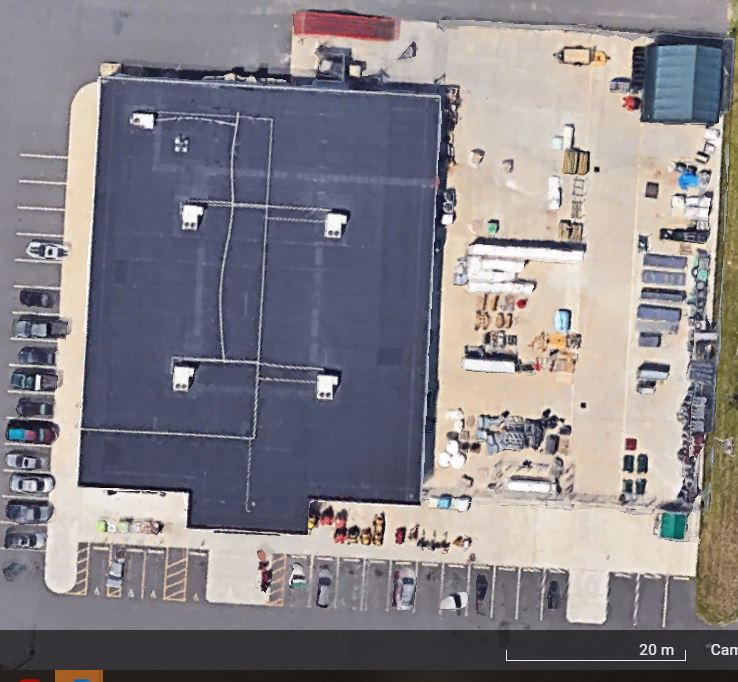
#> input picture AI-ML Tractor Analytics/SideLotImages/Scrub_Store_3.JPG, 738 x 682 px, found by its file name
$ jupyter execute --allow-errors 'Image Contours.ipynb'
#> lines starting #> are read from the running program, lines starting #| are printed output that depends on the picture; after the words box and inside, x2 and y2 are one past the last pixel; in counts of white or black regions, pixels touching at a corner belong together
[cell 1]
import cv2

[cell 2]
image = cv2.imread("Scrub_Store_3.jpg")
#> image is the input picture: shape (682, 738, 3); mean B, G, R 135.6, 130.6, 134.8

img_gray = cv2.cvtColor(image, cv2.COLOR_BGR2GRAY)
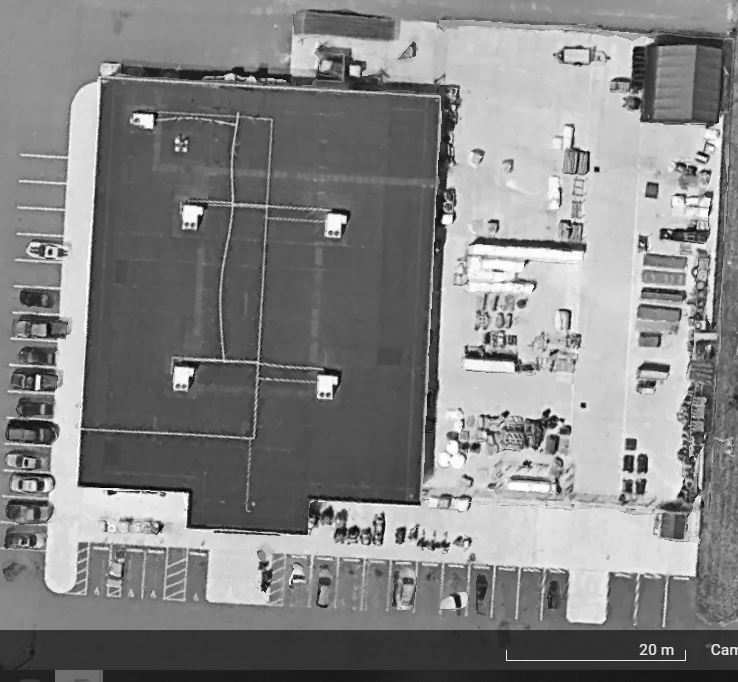
#> img_gray: shape (682, 738); min 1, max 255, mean 132.5
ret, thresh = cv2.threshold(img_gray, 50, 255, cv2.THRESH_BINARY)
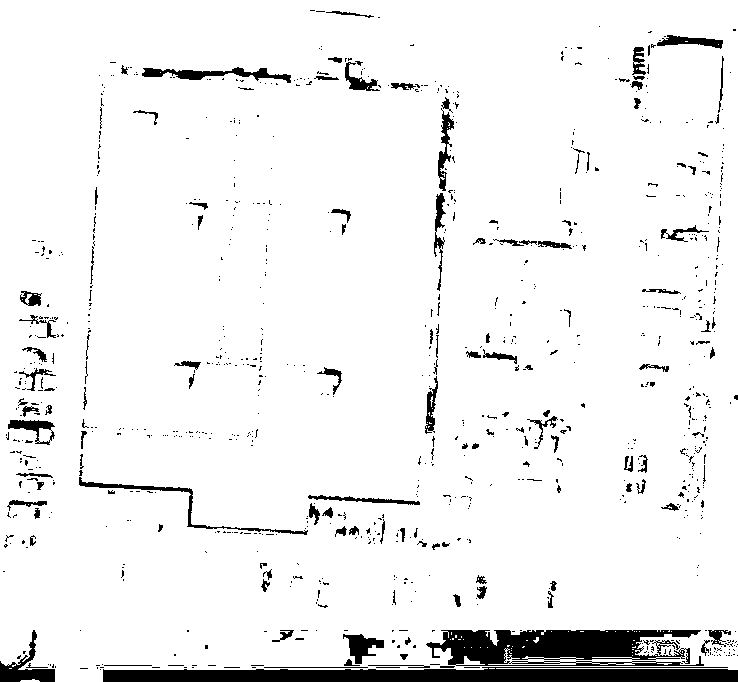
#> thresh: shape (682, 738); 93.8% white; 938 black regions (805 under 20 px)

contours, hierarchy = cv2.findContours(image=thresh, mode=cv2.RETR_TREE, method=cv2.CHAIN_APPROX_SIMPLE)
#> contours = 1291 contours, 1081 with area under 20; largest, box (x1, y1, x2, y2) and area: (0, 0, 738, 682) 492406, (425, 629, 705, 667) 7336, (78, 476, 309, 536) 1106, (141, 66, 292, 84) 1089, (342, 633, 385, 665) 678

image_copy = image.copy()
# print(contours)
#> (the rest of this cell did not finish here and is left out)

[cell 3]
import cv2

# Read the original image
img = cv2.imread('Scrub_Store_4.jpg')
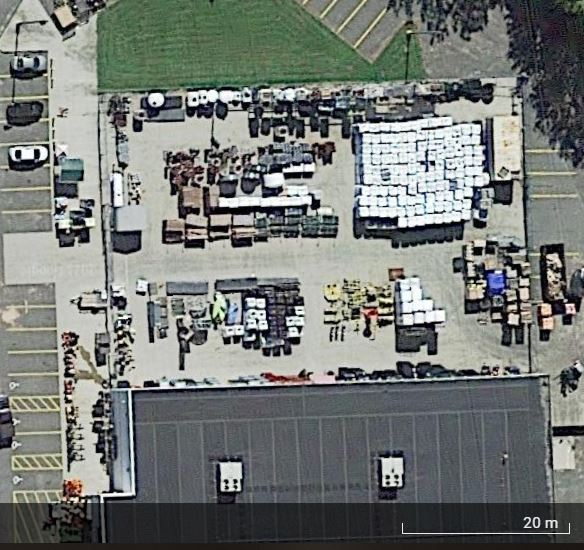
#> input picture AI-ML Tractor Analytics/SideLotImages/Scrub_Store_4.JPG, 584 x 550 px, found by its file name
#> img is the input picture: shape (550, 584, 3); mean B, G, R 117.5, 121.2, 117.1
# Display original image
cv2.imshow('Original', img)
cv2.waitKey(0)

# Convert to graycsale
img_gray = cv2.cvtColor(img, cv2.COLOR_BGR2GRAY)
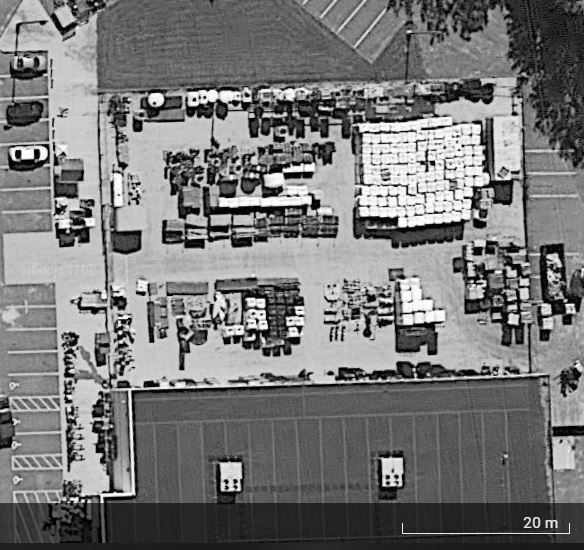
#> img_gray: shape (550, 584); min 0, max 255, mean 119.6
# Blur the image for better edge detection
img_blur = cv2.GaussianBlur(img_gray, (3,3), 0)

# Canny Edge Detection
edges = cv2.Canny(image=img_blur, threshold1=100, threshold2=200) # Canny Edge Detection
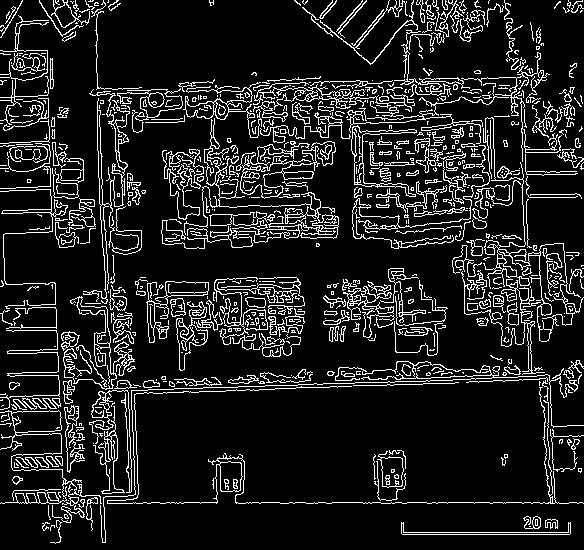
#> edges: shape (550, 584); 12.4% white in thin lines or dots
# Display Canny Edge Detection Image
cv2.imshow('Canny Edge Detection', edges)
cv2.waitKey(0)

contours, hierarchy = cv2.findContours(image=edges, mode=cv2.RETR_TREE, method=cv2.CHAIN_APPROX_SIMPLE)
#> contours = 1171 contours, 850 with area under 20; largest, box (x1, y1, x2, y2) and area: (483, 117, 584, 342) 2986, (537, 243, 573, 330) 1907, (161, 118, 339, 249) 1828, (236, 141, 336, 199) 1462, (0, 410, 102, 506) 1382

cont_img = img.copy()
# print(contours)
c = sorted(contours, key = cv2.contourArea)
#> c has the same summary as contours
print(c)
#> (printed output is left out)
#> (the rest of this cell did not finish here and is left out)
